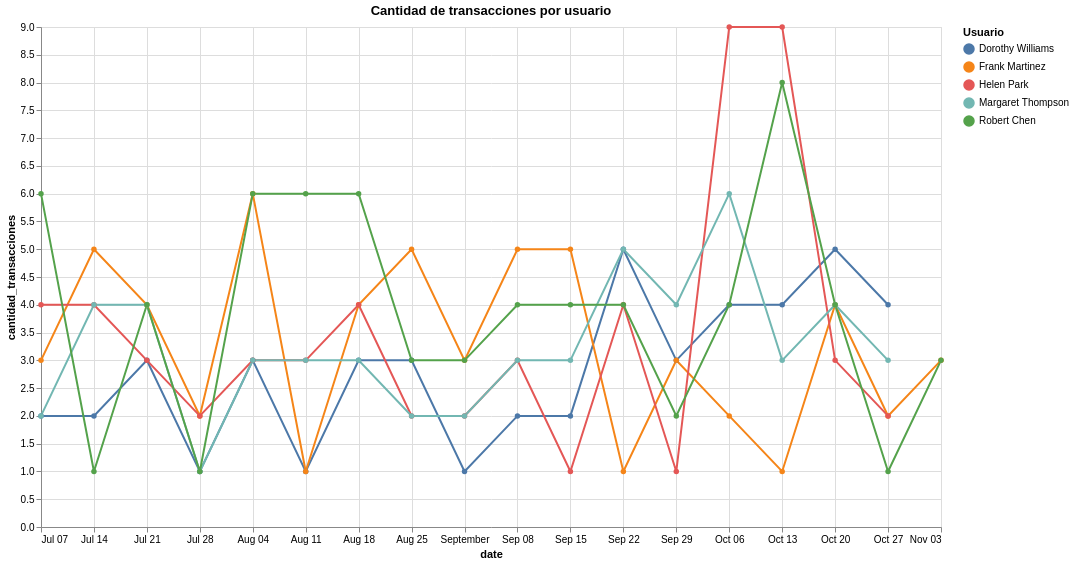

Notebook code for this chart:
### Markdown cell above
## 7. Number of transactions per week and user

**What I'm doing:** instead of summing amounts, I count how many transactions each user makes per week.

**Why:** amount and frequency tell different stories. A sudden change in the number of movements (suddenly many, or suddenly none) can also signal that something changed in the account, even if the amounts are small.

### Code cell
df = df_transactions.merge(
    df_user_profiles[["user_id", "name"]],
    on="user_id"
)

df_count = (
    df.groupby(
        [
            "name",
            pd.Grouper(key="date", freq="W")
        ]
    )
    .size()
    .reset_index(name="cantidad_transacciones")
)

chart = (
    alt.Chart(df_count)
    .mark_line(point=True)
    .encode(
        x="date:T",
        y="cantidad_transacciones:Q",
        color=alt.Color("name:N", title="Usuario"),
        tooltip=["name", "date", "cantidad_transacciones"]
    )
    .properties(
        width=900,
        height=500,
        title="Cantidad de transacciones por usuario"
    )
)

chart

### Figure 1 — Vega-Lite specification as saved in the notebook (floating-point values rounded to 4 significant figures)
{"config": {"view": {"continuousWidth": 300, "continuousHeight": 300}}, "data": {"name": "data-729b8975656038d1a4a9fe71e356df8f"}, "mark": {"type": "line", "point": true}, "encoding": {"color": {"field": "name", "title": "Usuario", "type": "nominal"}, "tooltip": [{"field": "name", "type": "nominal"}, {"field": "date", "type": "temporal"}, {"field": "cantidad_transacciones", "type": "quantitative"}], "x": {"field": "date", "type": "temporal"}, "y": {"field": "cantidad_transacciones", "type": "quantitative"}}, "height": 500, "title": "Cantidad de transacciones por usuario", "width": 900, "$schema": "https://vega.github.io/schema/vega-lite/v6.4.1.json", "datasets": {"data-729b8975656038d1a4a9fe71e356df8f": [{"name": "Dorothy Williams", "date": "2024-07-07T00:00:00", "cantidad_transacciones": 2}, {"name": "Dorothy Williams", "date": "2024-07-14T00:00:00", "cantidad_transacciones": 2}, {"name": "Dorothy Williams", "date": "2024-07-21T00:00:00", "cantidad_transacciones": 3}, {"name": "Dorothy Williams", "date": "2024-07-28T00:00:00", "cantidad_transacciones": 1}, {"name": "Dorothy Williams", "date": "2024-08-04T00:00:00", "cantidad_transacciones": 3}, {"name": "Dorothy Williams", "date": "2024-08-11T00:00:00", "cantidad_transacciones": 1}, {"name": "Dorothy Williams", "date": "2024-08-18T00:00:00", "cantidad_transacciones": 3}, {"name": "Dorothy Williams", "date": "2024-08-25T00:00:00", "cantidad_transacciones": 3}, {"name": "Dorothy Williams", "date": "2024-09-01T00:00:00", "cantidad_transacciones": 1}, {"name": "Dorothy Williams", "date": "2024-09-08T00:00:00", "cantidad_transacciones": 2}, {"name": "Dorothy Williams", "date": "2024-09-15T00:00:00", "cantidad_transacciones": 2}, {"name": "Dorothy Williams", "date": "2024-09-22T00:00:00", "cantidad_transacciones": 5}, {"name": "Dorothy Williams", "date": "2024-09-29T00:00:00", "cantidad_transacciones": 3}, {"name": "Dorothy Williams", "date": "2024-10-06T00:00:00", "cantidad_transacciones": 4}, {"name": "Dorothy Williams", "date": "2024-10-13T00:00:00", "cantidad_transacciones": 4}, {"name": "Dorothy Williams", "date": "2024-10-20T00:00:00", "cantidad_transacciones": 5}, {"name": "Dorothy Williams", "date": "2024-10-27T00:00:00", "cantidad_transacciones": 4}, {"name": "Frank Martinez", "date": "2024-07-07T00:00:00", "cantidad_transacciones": 3}, {"name": "Frank Martinez", "date": "2024-07-14T00:00:00", "cantidad_transacciones": 5}, {"name": "Frank Martinez", "date": "2024-07-21T00:00:00", "cantidad_transacciones": 4}, {"name": "Frank Martinez", "date": "2024-07-28T00:00:00", "cantidad_transacciones": 2}, {"name": "Frank Martinez", "date": "2024-08-04T00:00:00", "cantidad_transacciones": 6}, {"name": "Frank Martinez", "date": "2024-08-11T00:00:00", "cantidad_transacciones": 1}, {"name": "Frank Martinez", "date": "2024-08-18T00:00:00", "cantidad_transacciones": 4}, {"name": "Frank Martinez", "date": "2024-08-25T00:00:00", "cantidad_transacciones": 5}, {"name": "Frank Martinez", "date": "2024-09-01T00:00:00", "cantidad_transacciones": 3}, {"name": "Frank Martinez", "date": "2024-09-08T00:00:00", "cantidad_transacciones": 5}, {"name": "Frank Martinez", "date": "2024-09-15T00:00:00", "cantidad_transacciones": 5}, {"name": "Frank Martinez", "date": "2024-09-22T00:00:00", "cantidad_transacciones": 1}, {"name": "Frank Martinez", "date": "2024-09-29T00:00:00", "cantidad_transacciones": 3}, {"name": "Frank Martinez", "date": "2024-10-06T00:00:00", "cantidad_transacciones": 2}, {"name": "Frank Martinez", "date": "2024-10-13T00:00:00", "cantidad_transacciones": 1}, {"name": "Frank Martinez", "date": "2024-10-20T00:00:00", "cantidad_transacciones": 4}, {"name": "Frank Martinez", "date": "2024-10-27T00:00:00", "cantidad_transacciones": 2}, {"name": "Frank Martinez", "date": "2024-11-03T00:00:00", "cantidad_transacciones": 3}, {"name": "Helen Park", "date": "2024-07-07T00:00:00", "cantidad_transacciones": 4}, {"name": "Helen Park", "date": "2024-07-14T00:00:00", "cantidad_transacciones": 4}, {"name": "Helen Park", "date": "2024-07-21T00:00:00", "cantidad_transacciones": 3}, {"name": "Helen Park", "date": "2024-07-28T00:00:00", "cantidad_transacciones": 2}, {"name": "Helen Park", "date": "2024-08-04T00:00:00", "cantidad_transacciones": 3}, {"name": "Helen Park", "date": "2024-08-11T00:00:00", "cantidad_transacciones": 3}, {"name": "Helen Park", "date": "2024-08-18T00:00:00", "cantidad_transacciones": 4}, {"name": "Helen Park", "date": "2024-08-25T00:00:00", "cantidad_transacciones": 2}, {"name": "Helen Park", "date": "2024-09-01T00:00:00", "cantidad_transacciones": 2}, {"name": "Helen Park", "date": "2024-09-08T00:00:00", "cantidad_transacciones": 3}, {"name": "Helen Park", "date": "2024-09-15T00:00:00", "cantidad_transacciones": 1}, {"name": "Helen Park", "date": "2024-09-22T00:00:00", "cantidad_transacciones": 4}, {"name": "Helen Park", "date": "2024-09-29T00:00:00", "cantidad_transacciones": 1}, {"name": "Helen Park", "date": "2024-10-06T00:00:00", "cantidad_transacciones": 9}, {"name": "Helen Park", "date": "2024-10-13T00:00:00", "cantidad_transacciones": 9}, {"name": "Helen Park", "date": "2024-10-20T00:00:00", "cantidad_transacciones": 3}, {"name": "Helen Park", "date": "2024-10-27T00:00:00", "cantidad_transacciones": 2}, {"name": "Margaret Thompson", "date": "2024-07-07T00:00:00", "cantidad_transacciones": 2}, {"name": "Margaret Thompson", "date": "2024-07-14T00:00:00", "cantidad_transacciones": 4}, {"name": "Margaret Thompson", "date": "2024-07-21T00:00:00", "cantidad_transacciones": 4}, {"name": "Margaret Thompson", "date": "2024-07-28T00:00:00", "cantidad_transacciones": 1}, {"name": "Margaret Thompson", "date": "2024-08-04T00:00:00", "cantidad_transacciones": 3}, {"name": "Margaret Thompson", "date": "2024-08-11T00:00:00", "cantidad_transacciones": 3}, {"name": "Margaret Thompson", "date": "2024-08-18T00:00:00", "cantidad_transacciones": 3}, {"name": "Margaret Thompson", "date": "2024-08-25T00:00:00", "cantidad_transacciones": 2}, {"name": "Margaret Thompson", "date": "2024-09-01T00:00:00", "cantidad_transacciones": 2}, {"name": "Margaret Thompson", "date": "2024-09-08T00:00:00", "cantidad_transacciones": 3}, {"name": "Margaret Thompson", "date": "2024-09-15T00:00:00", "cantidad_transacciones": 3}, {"name": "Margaret Thompson", "date": "2024-09-22T00:00:00", "cantidad_transacciones": 5}, {"name": "Margaret Thompson", "date": "2024-09-29T00:00:00", "cantidad_transacciones": 4}, {"name": "Margaret Thompson", "date": "2024-10-06T00:00:00", "cantidad_transacciones": 6}, {"name": "Margaret Thompson", "date": "2024-10-13T00:00:00", "cantidad_transacciones": 3}, {"name": "Margaret Thompson", "date": "2024-10-20T00:00:00", "cantidad_transacciones": 4}, {"name": "Margaret Thompson", "date": "2024-10-27T00:00:00", "cantidad_transacciones": 3}, {"name": "Robert Chen", "date": "2024-07-07T00:00:00", "cantidad_transacciones": 6}, {"name": "Robert Chen", "date": "2024-07-14T00:00:00", "cantidad_transacciones": 1}, {"name": "Robert Chen", "date": "2024-07-21T00:00:00", "cantidad_transacciones": 4}, {"name": "Robert Chen", "date": "2024-07-28T00:00:00", "cantidad_transacciones": 1}, {"name": "Robert Chen", "date": "2024-08-04T00:00:00", "cantidad_transacciones": 6}, {"name": "Robert Chen", "date": "2024-08-11T00:00:00", "cantidad_transacciones": 6}, {"name": "Robert Chen", "date": "2024-08-18T00:00:00", "cantidad_transacciones": 6}, {"name": "Robert Chen", "date": "2024-08-25T00:00:00", "cantidad_transacciones": 3}, {"name": "Robert Chen", "date": "2024-09-01T00:00:00", "cantidad_transacciones": 3}, {"name": "Robert Chen", "date": "2024-09-08T00:00:00", "cantidad_transacciones": 4}, {"name": "Robert Chen", "date": "2024-09-15T00:00:00", "cantidad_transacciones": 4}, {"name": "Robert Chen", "date": "2024-09-22T00:00:00", "cantidad_transacciones": 4}, {"name": "Robert Chen", "date": "2024-09-29T00:00:00", "cantidad_transacciones": 2}, {"name": "Robert Chen", "date": "2024-10-06T00:00:00", "cantidad_transacciones": 4}, {"name": "Robert Chen", "date": "2024-10-13T00:00:00", "cantidad_transacciones": 8}, {"name": "Robert Chen", "date": "2024-10-20T00:00:00", "cantidad_transacciones": 4}, {"name": "Robert Chen", "date": "2024-10-27T00:00:00", "cantidad_transacciones": 1}, {"name": "Robert Chen", "date": "2024-11-03T00:00:00", "cantidad_transacciones": 3}]}}
